Frame 1 (no input): blank canvas, image omitted
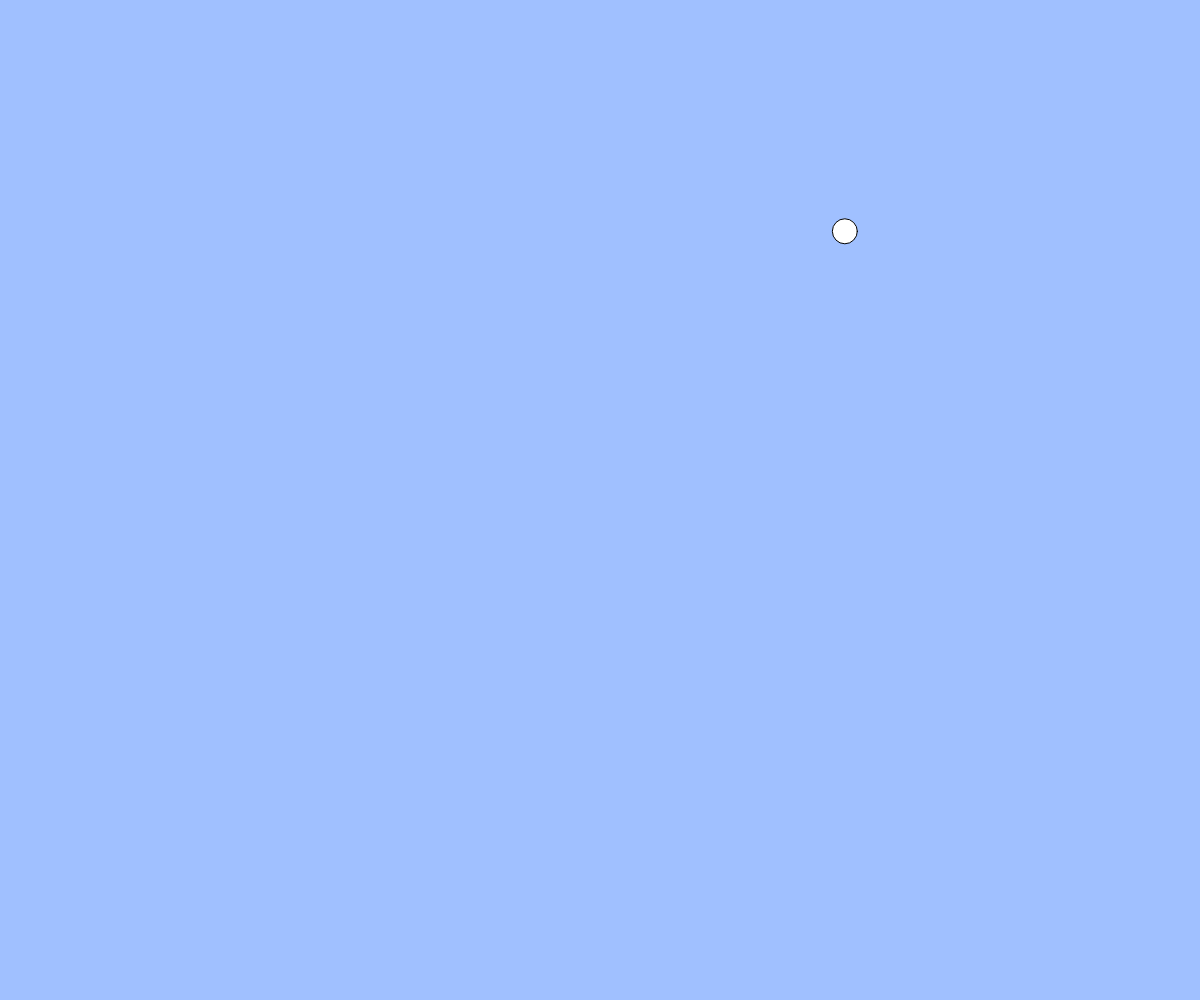
Frame 60 (no input)
Frame 120 (the mouse pressed at the canvas centre since frame 60): blank canvas, image omitted

The p5.js sketch that drew this single still picture (run headless with seeded random() and noise() and a simulated clock; from frame 60 on, the mouse is pressed at the canvas centre):

// p5.js sketch
// ── sketch.js
//　テキスト「オブジェクト」
// 練習問題：ボールのサイズをランダムに変更してみよう
// 練習問題：何も操作しなくてもボールが湧いてくる機能を追加しよう

let balls;
let size;

function setup(){
  createCanvas(windowWidth, windowHeight);
  balls = [];
}

function draw(){
  background(160, 192, 255);
  if (frameCount % 40===0) {
    const b ={
      x: random(width),
      y: random(height),
      size: random(10,30),
      vx: random(-2, 2),
      vy: random(-2, 2)
    };
    balls.push(b);
  }

  for(let i = 0; i < balls.length; i++){
    let b1 = balls[i];
    ellipse(b1.x, b1.y, b1.size);
    b1.x += b1.vx;
    b1.y += b1.vy;

    for(let j = 0; j < balls.length; j++){
      if (i !== j) {
        let b2 = balls[j];
        let d = dist(b1.x, b1.y, b2.x, b2.y);
        let minDist =b1.size / 2 + b2.size / 2;

        if (d < minDist){
          let angle = atan2(b2.y - b1.y, b2.x - b1.x);
          b1.vx = cos(angle)*2;
          b1.vx = sin(angle)*2;
        }
      }
    }

    if(b1.x< 0 || b1.x> width || b1.y < 0 || b1.y > height){
      balls.splice(i, 1);
      i--;
    }
  }
}

function mouseDragged(){
  const dx = mouseX - pmouseX;
  const dy = mouseY - pmouseY;
  if(mag(dx, dy) > 5){
    const b = { x: mouseX, y: mouseY, size: random(10, 100), vx: dx, vy: dy };
    balls.push(b);
  }
}

function windowResized(){
  resizeCanvas(windowWidth, windowHeight);
}
